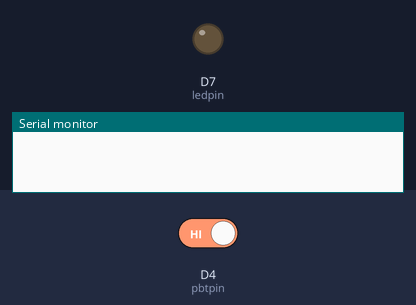
The sketch below on a simulated ESP8266 (NodeMCU). Shown: output pins drawn as LEDs (lit = HIGH), the last lines printed to the serial monitor. Inputs (shaded band) come from the test bench; at power-on: D4 (pbtpin) HIGH.

Above: at 1.8 s.
1.9 s: D4 (pbtpin) driven LOW
At 3.2 s:
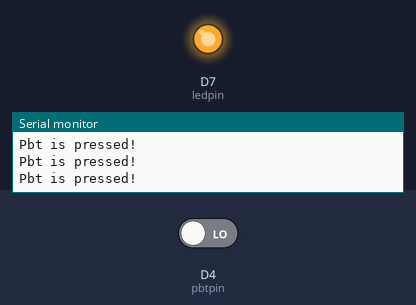
3.5 s: D4 (pbtpin) driven HIGH
At 4.3 s:
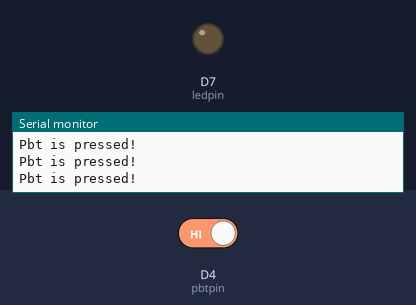
Timing chart, 0 to 6.5 s (numbered marks = the images above; inputs shaded):
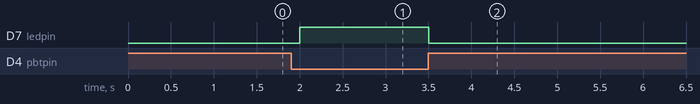

The sketch:

_05_SelectPattern.ino
```cpp
/* 풀업회로(pullup) 회로를 이용한 푸시버튼 예제
 * 작성자 : 박민재, 작성일 : 2026.03.12
 */
//핀번호 지정
int ledpin = D7;
int pbtpin = D4;

void setup() {
  //핀모드 설정
  pinMode(ledpin, OUTPUT);
  pinMode(pbtpin, INPUT);
  //시리얼 모니터 초기화
  Serial.begin(115200);
}

void loop() {
  //동작 : PB를 누르면 LED 켜지고, 누르지 않으면 꺼짐
  if(!digitalRead(pbtpin)) {
    Serial.println("Pbt is pressed!");
    digitalWrite(ledpin, HIGH);
  }
  else {
    //Serial.println("Pbt is unpressed!");
    digitalWrite(ledpin, LOW);
  }
  delay(500);
}
```

Measured:
- after the input at 1.9 s, D7 (ledpin): LOW → HIGH after 0.10 s
- after the input at 3.5 s, D7 (ledpin): HIGH → LOW at once
